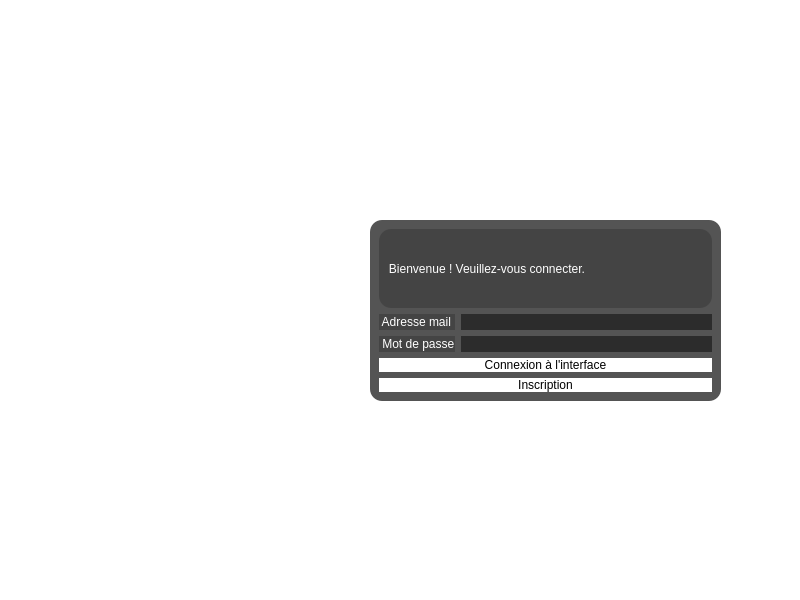
<?xml version="1.0" encoding="UTF-8"?>
<ui version="4.0">
 <class>MainWindow</class>
 <widget class="QMainWindow" name="MainWindow">
  <property name="geometry">
   <rect>
    <x>0</x>
    <y>0</y>
    <width>800</width>
    <height>600</height>
   </rect>
  </property>
  <property name="windowTitle">
   <string>MainWindow</string>
  </property>
  <property name="styleSheet">
   <string notr="true"/>
  </property>
  <widget class="QWidget" name="centralwidget">
   <widget class="QGraphicsView" name="graphicsView">
    <property name="geometry">
     <rect>
      <x>-10</x>
      <y>-30</y>
      <width>1111</width>
      <height>871</height>
     </rect>
    </property>
    <property name="styleSheet">
     <string notr="true">background-image: url(&quot;res/images/EasyTicketLogo.png&quot;);</string>
    </property>
   </widget>
   <widget class="QGroupBox" name="verticalGroupBox">
    <property name="geometry">
     <rect>
      <x>370</x>
      <y>220</y>
      <width>351</width>
      <height>181</height>
     </rect>
    </property>
    <property name="styleSheet">
     <string notr="true">border-radius: 12%;
background-color: rgba(32, 32, 32, 196);
background-image: none;</string>
    </property>
    <layout class="QVBoxLayout" name="verticalLayout">
     <item>
      <widget class="QLabel" name="loginWelcomeLabel">
       <property name="styleSheet">
        <string notr="true">color: white;
background-color: rgba(64, 64, 64, 196);</string>
       </property>
       <property name="text">
        <string>   Bienvenue ! Veuillez-vous connecter.</string>
       </property>
      </widget>
     </item>
     <item>
      <layout class="QHBoxLayout" name="horizontalLayout_3">
       <item>
        <widget class="QLabel" name="AdresseMailLabel">
         <property name="styleSheet">
          <string notr="true">color: white;
background-color: rgba(64, 64, 64, 196);</string>
         </property>
         <property name="text">
          <string> Adresse mail </string>
         </property>
        </widget>
       </item>
       <item>
        <widget class="QLineEdit" name="AdresseMail">
         <property name="styleSheet">
          <string notr="true">color: white
</string>
         </property>
        </widget>
       </item>
      </layout>
     </item>
     <item>
      <layout class="QHBoxLayout" name="horizontalLayout_2">
       <item>
        <widget class="QLabel" name="MDPLabel">
         <property name="styleSheet">
          <string notr="true">color: white;
background-color: rgba(64, 64, 64, 196);</string>
         </property>
         <property name="text">
          <string> Mot de passe</string>
         </property>
        </widget>
       </item>
       <item>
        <widget class="QLineEdit" name="MDP"/>
       </item>
      </layout>
     </item>
     <item>
      <widget class="QPushButton" name="connexionButton">
       <property name="styleSheet">
        <string notr="true">color: black;
background-color: rgba(255, 255, 255, 255);
border-radius: 12%;</string>
       </property>
       <property name="text">
        <string>Connexion à l'interface</string>
       </property>
      </widget>
     </item>
     <item>
      <widget class="QPushButton" name="inscriptionButton">
       <property name="styleSheet">
        <string notr="true">color: black;
background-color: rgba(255, 255, 255, 255);
border-radius: 12%;</string>
       </property>
       <property name="text">
        <string>Inscription</string>
       </property>
      </widget>
     </item>
    </layout>
   </widget>
  </widget>
 </widget>
 <resources/>
 <connections/>
</ui>
